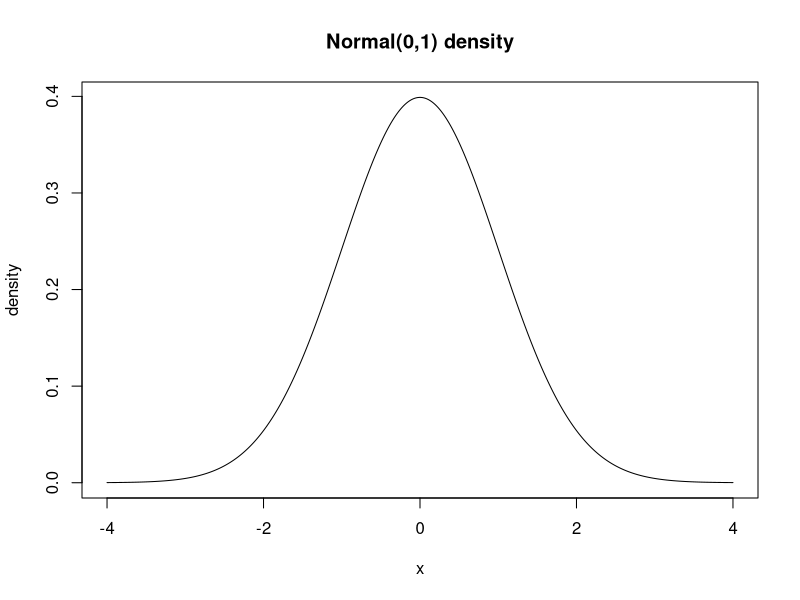
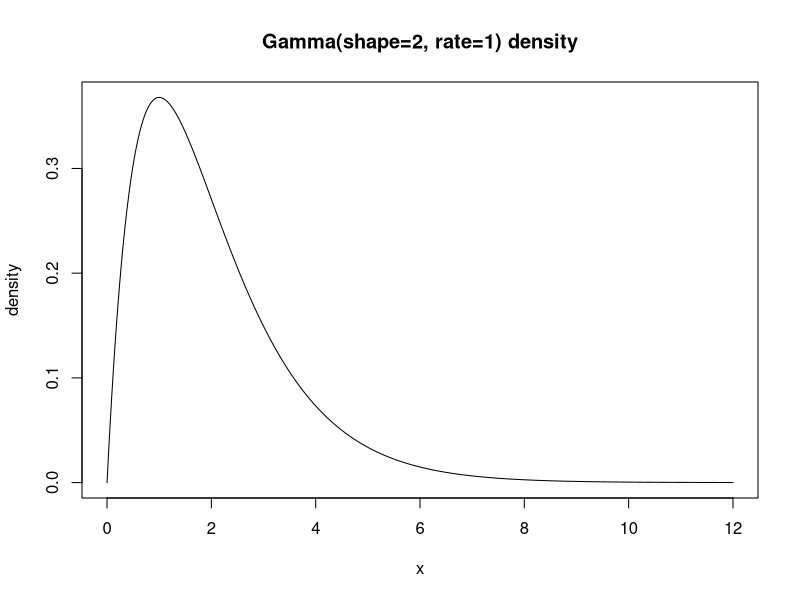
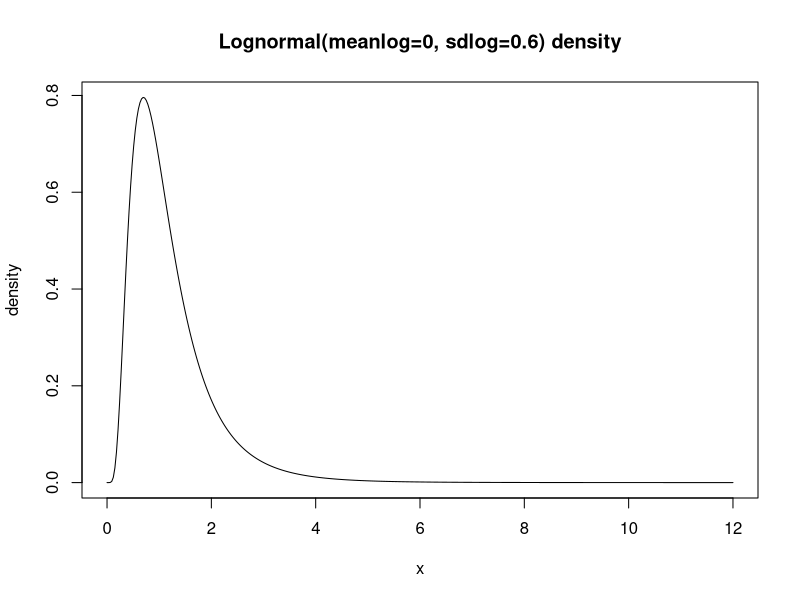

These figures' R source, in order:
## ---- chunk 1
knitr::opts_chunk$set(
  collapse = TRUE,
  comment = "#>",
  message = FALSE,
  warning = FALSE,
  fig.width = 7,
  fig.height = 4.5
)
set.seed(1)
## ---- chunk 2
knitr::kable(
  data.frame(
    kernel = c("normal", "gamma", "lognormal", "cauchy", "laplace", "invgauss", "amoroso"),
    typical_parameters = c(
      "mean, sd",
      "shape, rate",
      "meanlog, sdlog",
      "location, scale",
      "location, scale",
      "mean, shape",
      "location/scale/shape (family-specific)"
    )
  ),
  caption = "Common bulk kernels (names may vary by version)"
)
## ---- chunk 3
x <- seq(-4, 4, length.out = 400)
plot(x, dnorm(x, mean = 0, sd = 1), type = "l", xlab = "x", ylab = "density", main = "Normal(0,1) density")
## ---- chunk 4
x <- seq(0, 12, length.out = 400)
plot(x, dgamma(x, shape = 2, rate = 1), type = "l", xlab = "x", ylab = "density", main = "Gamma(shape=2, rate=1) density")
## ---- chunk 5
x <- seq(0, 12, length.out = 400)
plot(x, dlnorm(x, meanlog = 0, sdlog = 0.6), type = "l", xlab = "x", ylab = "density", main = "Lognormal(meanlog=0, sdlog=0.6) density")
## ---- chunk 6
sessionInfo()
